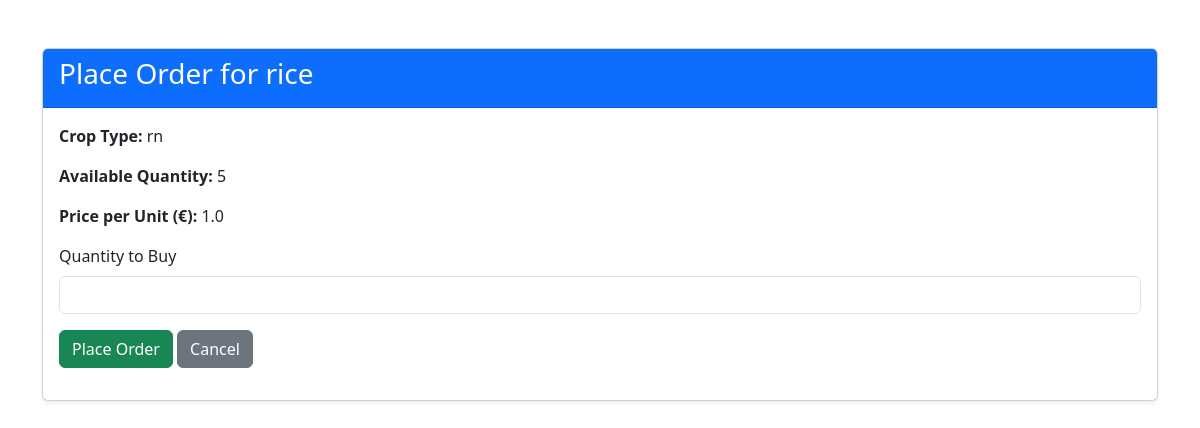
The page /place_order/1/ (signed in) on the database its author committed.
### main/models.py (models this page shows, shortened)
class Crop(models.Model):
    owner = models.ForeignKey(User, on_delete=models.CASCADE, null=True, blank=True)
    crop_name = models.CharField(max_length=100)
    crop_type = models.CharField(max_length=100)
    quantity = models.IntegerField()
    price_per_unit = models.FloatField()
    description = models.TextField(blank=True, null=True)
    created_at = models.DateTimeField(auto_now_add=True)
    sold = models.BooleanField(default=False)

### main/views.py (the view, shortened to what this page needs)
# urls.py: path("place_order/<int:crop_id>/", views.place_order, name="place_order"),
def place_order(request, crop_id):
    if not request.user.is_authenticated:
        return redirect('user_login')
    crop = get_object_or_404(Crop, id=crop_id)
    return render(request, "place_order.html", {"crop": crop})

### main/templates/place_order.html (shortened to what this page needs)
{% block content %}
<link href="https://cdn.jsdelivr.net/npm/bootstrap@5.3.2/dist/css/bootstrap.min.css" rel="stylesheet">
<div class="container my-5">
    <div class="card shadow-sm">
        <div class="card-header bg-primary text-white">
            <h3>Place Order for {{ crop.crop_name }}</h3>
        </div>
        <div class="card-body">
            <p><strong>Crop Type:</strong> {{ crop.crop_type }}</p>
            <p><strong>Available Quantity:</strong> {{ crop.quantity }}</p>
            <p><strong>Price per Unit (€):</strong> {{ crop.price_per_unit }}</p>
            <form method="POST">
                <div class="mb-3">
                    <label for="quantity" class="form-label">Quantity to Buy</label>
                    <input type="number" class="form-control" id="quantity" name="quantity" min="1" max="{{ crop.quantity }}" required>
                </div>
                <button type="submit" class="btn btn-success">Place Order</button>
                <a href="{% url 'dashboard' %}" class="btn btn-secondary">Cancel</a>
            </form>
        </div>
    </div>
</div>
{% endblock %}

### rows shown on the page
Crop: crop_name "rice", crop_type "rn", quantity "5", price_per_unit "1.0"
